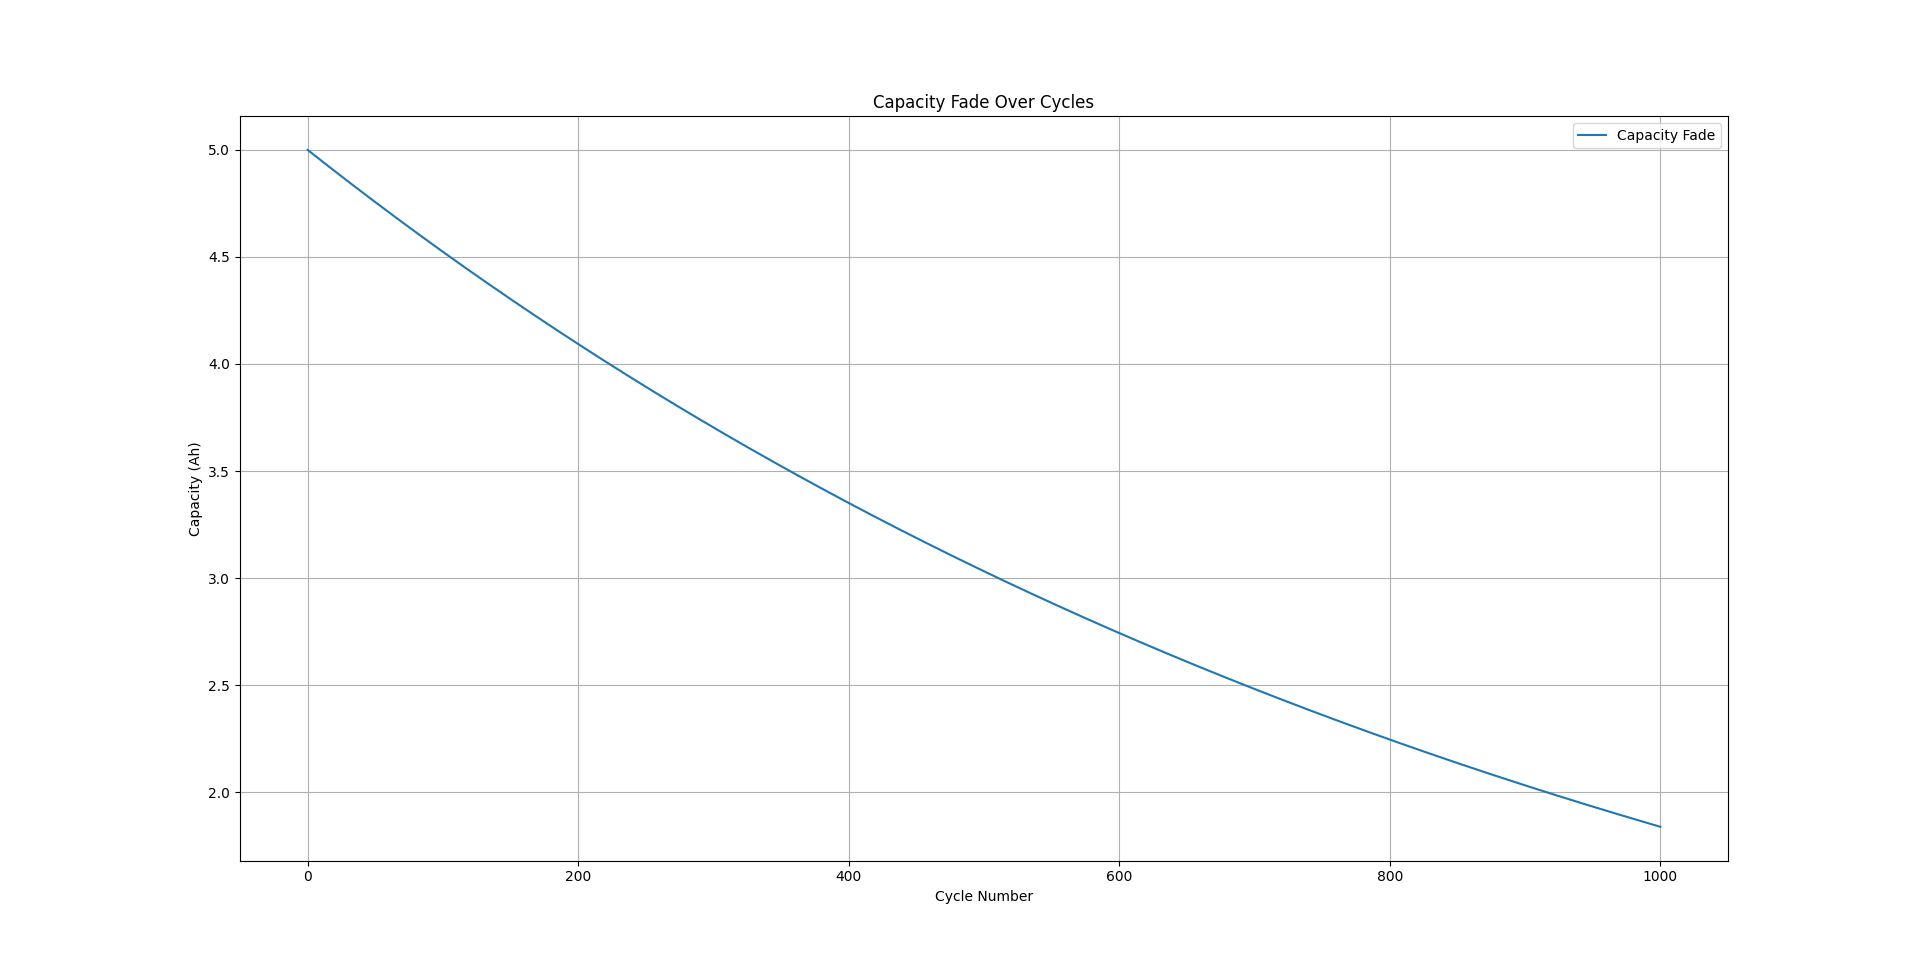

Here is the Python script that generated this plot:
import pybamm
import matplotlib.pyplot as plt

# Define the initial capacity
initial_capacity = 5  # 5 Ah

# Define the number of cycles
num_cycles = 1000

# Define a simple linear capacity fade model
capacity_fade_rate = 0.001  # 0.1% capacity fade per cycle

# Create an array to store the capacity at each cycle
capacity = [initial_capacity]

# Simulate the capacity fade over the number of cycles
for cycle in range(1, num_cycles + 1):
    capacity.append(capacity[-1] * (1 - capacity_fade_rate))

# Plot the capacity fade graph
plt.plot(range(num_cycles + 1), capacity, label="Capacity Fade")
plt.xlabel("Cycle Number")
plt.ylabel("Capacity (Ah)")
plt.title("Capacity Fade Over Cycles")
plt.grid(True)
plt.legend()
plt.show()
